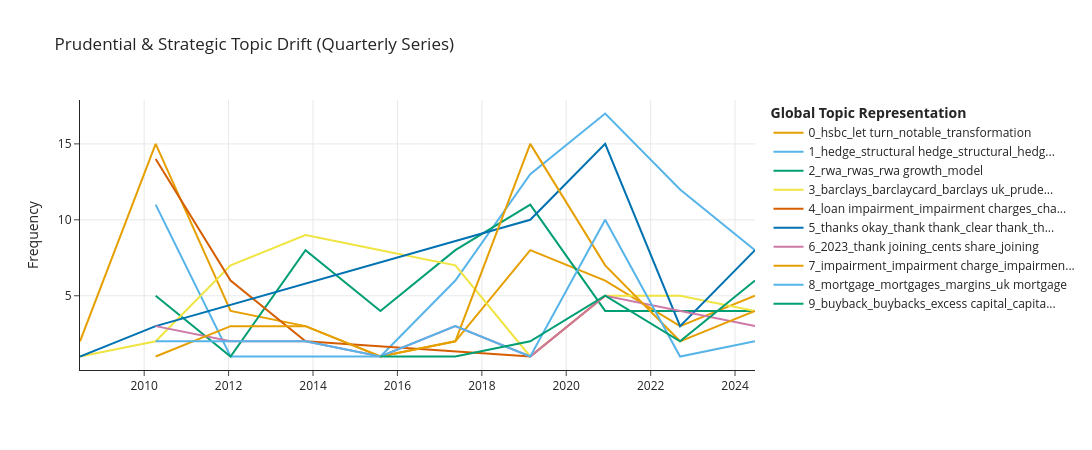

Notebook cell for this chart:
### Markdown cell above
### Stage 2.4 — Temporal Topic Drift Analysis

### Code cell
## @title 2.4 Temporal Topic Drift Analysis 
section_header('Stage 2.4 — Temporal Topic Drift', 'Tracking prudential and strategic focus shifts across core quarterly periods')

import re
import pandas as pd
import seaborn as sns
import matplotlib.pyplot as plt

# 1. Filter out 'annual' and 'interim' rows to isolate standard quarterly periods
quarter_mask = ~df_turns['quarter'].astype(str).str.contains('annual|interim', case=False, na=False)
df_quarterly = df_turns[quarter_mask].copy()

# 2. Extract texts, timestamps, AND matching topic IDs for the filtered subset
docs_q = df_quarterly['text'].astype(str).tolist()
timestamps_q = df_quarterly['quarter'].tolist()
topics_q = df_quarterly['bertopic_id'].tolist()

# 3. Compute dynamic topics over time for quarterly data
topics_over_time = topic_model.topics_over_time(
    docs=docs_q,
    timestamps=timestamps_q,
    topics=topics_q,
    nr_bins=10
)

# 4. Interactive Plotly Line Chart — Topic Volume Evolution
fig_tot = topic_model.visualize_topics_over_time(
    topics_over_time, 
    top_n_topics=10
)
fig_tot.update_layout(title="Prudential & Strategic Topic Drift (Quarterly Series)")
fig_tot.show()

# 5. Identify Top 10 Topics by turn frequency (excluding unassigned outliers)
TOP_N_TOPICS = 10

top_topic_names = (
    df_quarterly[df_quarterly['bertopic_name'] != 'Outlier / Unassigned']['bertopic_name']
    .value_counts()
    .head(TOP_N_TOPICS)
    .index
    .tolist()
)

# Filter dataframe to top topics
df_top_quarterly = df_quarterly[df_quarterly['bertopic_name'].isin(top_topic_names)]

# Create Cross-Tabulation Matrix
topic_quarter_ct = pd.crosstab(
    df_top_quarterly['quarter'], 
    df_top_quarterly['bertopic_name'], 
    normalize='index'
)

# 6. Render Minimalist Clean Heatmap (No cell text overlays)
plt.figure(figsize=(14, 8))
ax = sns.heatmap(
    topic_quarter_ct, 
    cmap="YlGnBu", 
    annot=False,         # Turned off completely to prevent text clutter
    linewidths=0.5,      # Clean separation lines between cells
    cbar_kws={'label': 'Quarterly Share of Turns'}
)

plt.title(f"Top {TOP_N_TOPICS} Prudential Topic Share Matrix (Quarterly Periods Only)", fontsize=13, fontweight='bold', pad=15)
plt.xlabel("BERTopic Mapped Category", fontsize=11, fontweight='bold')
plt.ylabel("Quarter", fontsize=11, fontweight='bold')
plt.xticks(rotation=35, ha='right', fontsize=10)
plt.yticks(rotation=0, fontsize=9)
plt.tight_layout()
plt.show()

# KPI Diagnostic Display
kpi_row([
    ('Filtered Periods', str(df_quarterly['quarter'].nunique()), 'quarterly entries retained'),
    ('Filtered Out', str(df_turns['quarter'].nunique() - df_quarterly['quarter'].nunique()), 'annual/interim periods removed'),
    ('Top Topics Tracked', str(len(top_topic_names)), f'top {TOP_N_TOPICS} categories')
])

### Figure 1 — Plotly figure (JSON) as saved in the notebook; plotly's stock layout.template omitted (floating-point values rounded to 4 significant figures)
{"data": [{"hoverinfo": "text", "hovertext": ["<b>Topic 0</b><br>Words: mg, value gain, maughan mg, mg global, coming hsbc", "<b>Topic 0</b><br>Words: plc quarter, statement transcript, interim management, statement, quarter 2010", "<b>Topic 0</b><br>Words: favorable, goodwill relating, following write, grow hsbc, finding probably", "<b>Topic 0</b><br>Words: june presentation, june share, hsbc umbrella, ll june, start work", "<b>Topic 0</b><br>Words: global cross, kong adjusted, model generated, hsbc quarter, credit europe", "<b>Topic 0</b><br>Words: cent, investing future, profit tax, cent year, year quarter", "<b>Topic 0</b><br>Words: broad strategic, applications, business responded, currently undertaking, current crisis", "<b>Topic 0</b><br>Words: mexico, canada, digit revenue, rationale, considering alternative", "<b>Topic 0</b><br>Words: successor, past years, intensive leadership, couple good, orderly transition", "<b>Topic 0</b><br>Words: let turn, notable, notable items, excluding notable, annualised rote"], "marker": {"color": "#E69F00"}, "mode": "lines", "name": "0_hsbc_let turn_notable_transformation", "type": "scatter", "x": ["2008-06-24T12:24:28.800000000", "2010-04-10T07:12:00.000000000", "2012-01-18T14:24:00.000000000", "2013-10-27T21:36:00.000000000", "2015-08-07T04:48:00.000000000", "2017-05-16T12:00:00.000000000", "2019-02-23T19:12:00.000000000", "2020-12-03T02:24:00.000000000", "2022-09-12T09:36:00.000000000", "2024-06-21T16:48:00.000000000"], "y": [2, 15, 4, 3, 1, 2, 8, 6, 3, 5]}, {"hoverinfo": "text", "hovertext": ["<b>Topic 1</b><br>Words: 559, 559 million, hedges, answer chris, 711 million", "<b>Topic 1</b><br>Words: comp ratio, having bonus, hedge revenues, reflection just, reduction comp", "<b>Topic 1</b><br>Words: contribution net, hedge roll, won precise, hedge, precise number", "<b>Topic 1</b><br>Words: hedge accounting, head office, 100 200m, paypal, hedge", "<b>Topic 1</b><br>Words: gilt gains, hedge, accounting effects, gilt, hedge accounting", "<b>Topic 1</b><br>Words: hedge, structural hedge, nim guidance, hedge income, base rate", "<b>Topic 1</b><br>Words: hedge, structural hedge, 21 basis, tnav, yield", "<b>Topic 1</b><br>Words: hedge, structural hedge, momentum structural, nii growth, notional"], "marker": {"color": "#56B4E9"}, "mode": "lines", "name": "1_hedge_structural hedge_structural_hedg...", "type": "scatter", "x": ["2010-04-10T07:12:00.000000000", "2012-01-18T14:24:00.000000000", "2015-08-07T04:48:00.000000000", "2017-05-16T12:00:00.000000000", "2019-02-23T19:12:00.000000000", "2020-12-03T02:24:00.000000000", "2022-09-12T09:36:00.000000000", "2024-06-21T16:48:00.000000000"], "y": [11, 1, 1, 6, 13, 17, 12, 8]}, {"hoverinfo": "text", "hovertext": ["<b>Topic 2</b><br>Words: rwa weighting, 1250, helix, big announcement, fully consolidating", "<b>Topic 2</b><br>Words: pretty flat, trade transaction, just results, volume sequentially, rwas related", "<b>Topic 2</b><br>Words: rwas, spike, claims, thursday, rwa", "<b>Topic 2</b><br>Words: book size, book quality, 300bn, matched currency, post brexit", "<b>Topic 2</b><br>Words: rwa mitigation, rwas, rwa, mitigation, significant rwa", "<b>Topic 2</b><br>Words: rwas, rwa, procyclicality, 100 billion, equivalence", "<b>Topic 2</b><br>Words: estate prices, gross saves, rwas just, rwas, question rwas", "<b>Topic 2</b><br>Words: downgrade, rwa growth, asset quality, outlook rwa, significant tick", "<b>Topic 2</b><br>Words: risk rwas, rwa developments, developments q2, rwas, nervousness"], "marker": {"color": "#009E73"}, "mode": "lines", "name": "2_rwa_rwas_rwa growth_model", "type": "scatter", "x": ["2010-04-10T07:12:00.000000000", "2012-01-18T14:24:00.000000000", "2013-10-27T21:36:00.000000000", "2015-08-07T04:48:00.000000000", "2017-05-16T12:00:00.000000000", "2019-02-23T19:12:00.000000000", "2020-12-03T02:24:00.000000000", "2022-09-12T09:36:00.000000000", "2024-06-21T16:48:00.000000000"], "y": [5, 1, 8, 4, 8, 11, 4, 4, 4]}, {"hoverinfo": "text", "hovertext": ["<b>Topic 3</b><br>Words: limited analyst, securities limited, treasury assets, maughan mf, mf", "<b>Topic 3</b><br>Words: barclaycard, rich jerry, christmas, risk adjusted, jerry", "<b>Topic 3</b><br>Words: icb, icb think, geographic split, bully, bully bank", "<b>Topic 3</b><br>Words: barclaycard, prudential regulation, thhe, prudential, annd", "<b>Topic 3</b><br>Words: balance transfer, transfer, barclays, barclays uk, requirement ring", "<b>Topic 3</b><br>Words: barclays, half half, electronic trading, market share, electronic", "<b>Topic 3</b><br>Words: gradual recovery, gradual, market expectations, double industry, finance captured", "<b>Topic 3</b><br>Words: cadence expect, related question, cadence, redemptions, performance think", "<b>Topic 3</b><br>Words: barclays, uk merchant, barclays uk, disciplined way, rote hurdle", "<b>Topic 3</b><br>Words: non ifrs, ifrs performance, performance measures, applicable, nancial"], "marker": {"color": "#F0E442"}, "mode": "lines", "name": "3_barclays_barclaycard_barclays uk_prude...", "type": "scatter", "x": ["2008-06-24T12:24:28.800000000", "2010-04-10T07:12:00.000000000", "2012-01-18T14:24:00.000000000", "2013-10-27T21:36:00.000000000", "2015-08-07T04:48:00.000000000", "2017-05-16T12:00:00.000000000", "2019-02-23T19:12:00.000000000", "2020-12-03T02:24:00.000000000", "2022-09-12T09:36:00.000000000", "2024-06-21T16:48:00.000000000"], "y": [1, 2, 7, 9, 8, 7, 1, 5, 5, 4]}, {"hoverinfo": "text", "hovertext": ["<b>Topic 4</b><br>Words: loan impairment, impairment charges, impairment, quarter 2011, increase 700", "<b>Topic 4</b><br>Words: spain, impairment, rbb, impairment coverage, loan impairment", "<b>Topic 4</b><br>Words: spread expansion, latam net, provisions loans, additional provisions, guess globally", "<b>Topic 4</b><br>Words: unusual obviously, obviously acquiring, stands particularly, volumes dramatically, specific chargebacks", "<b>Topic 4</b><br>Words: quarter 2020, low rates, net release, impact low, based quarter"], "marker": {"color": "#D55E00"}, "mode": "lines", "name": "4_loan impairment_impairment charges_cha...", "type": "scatter", "x": ["2010-04-10T07:12:00.000000000", "2012-01-18T14:24:00.000000000", "2013-10-27T21:36:00.000000000", "2019-02-23T19:12:00.000000000", "2020-12-03T02:24:00.000000000"], "y": [14, 6, 2, 1, 5]}, {"hoverinfo": "text", "hovertext": ["<b>Topic 5</b><br>Words: thank operator, operator, thank, thanks okay, thank thank", "<b>Topic 5</b><br>Words: probably 85, clear community, 85 thank, community actually, okay clear", "<b>Topic 5</b><br>Words: thanks okay, understood clear, yeah okay, thank cheers, course fair", "<b>Topic 5</b><br>Words: clear thank, thank got, thank clear, got thank, thank thank", "<b>Topic 5</b><br>Words: understood thank, thank okay, understood, okay thanks, okay thank", "<b>Topic 5</b><br>Words: lot anna, perfect kian, andy thank, kian thank, thank ed"], "marker": {"color": "#0072B2"}, "mode": "lines", "name": "5_thanks okay_thank thank_clear thank_th...", "type": "scatter", "x": ["2008-06-24T12:24:28.800000000", "2010-04-10T07:12:00.000000000", "2019-02-23T19:12:00.000000000", "2020-12-03T02:24:00.000000000", "2022-09-12T09:36:00.000000000", "2024-06-21T16:48:00.000000000"], "y": [1, 3, 10, 15, 3, 8]}, {"hoverinfo": "text", "hovertext": ["<b>Topic 6</b><br>Words: pre budget, expectations affecting, declining repo, thanks revenue, report year", "<b>Topic 6</b><br>Words: consequently continue, operate closing, environment operate, run results, mixed consequently", "<b>Topic 6</b><br>Words: analysts investors, lgd came, starting analysts, morning welcome, fig", "<b>Topic 6</b><br>Words: implementation half, llgive afuller, ll nowhand, gointoq, llgive", "<b>Topic 6</b><br>Words: welcome quarter, kong welcome, intention achieving, iain run, iain rest", "<b>Topic 6</b><br>Words: year disclosures, specific disclosures, sector specific, terms sector, details point", "<b>Topic 6</b><br>Words: transformation plans, support given, february remain, new role, thank joining", "<b>Topic 6</b><br>Words: planned sale, operations france, year quarter, expect 2023, cents share", "<b>Topic 6</b><br>Words: slowdown global, trade policy, deliver targets, slowdown, ability deliver"], "marker": {"color": "#CC79A7"}, "mode": "lines", "name": "6_2023_thank joining_cents share_joining", "type": "scatter", "x": ["2010-04-10T07:12:00.000000000", "2012-01-18T14:24:00.000000000", "2013-10-27T21:36:00.000000000", "2015-08-07T04:48:00.000000000", "2017-05-16T12:00:00.000000000", "2019-02-23T19:12:00.000000000", "2020-12-03T02:24:00.000000000", "2022-09-12T09:36:00.000000000", "2024-06-21T16:48:00.000000000"], "y": [3, 2, 2, 1, 3, 1, 5, 4, 3]}, {"hoverinfo": "text", "hovertext": ["<b>Topic 7</b><br>Words: backs assuming, yeah hi, impairments included, mover lot, guidance protium", "<b>Topic 7</b><br>Words: basel robustly, kind bit, impairments picked, broader colour, sustain going", "<b>Topic 7</b><br>Words: minimum level, performance bocom, minimum, bocom, 12 thought", "<b>Topic 7</b><br>Words: maybe update, know obviously, 12quarters, 11basis points, time sort", "<b>Topic 7</b><br>Words: 145m, at1, trade tariffs, second really, want guide", "<b>Topic 7</b><br>Words: impairment, models, impairment charge, forecasts, economic forecasts", "<b>Topic 7</b><br>Words: impairment run, unemployment, models, marks, transient", "<b>Topic 7</b><br>Words: german, german cards, reassess q4, cards italian, mortgages announced", "<b>Topic 7</b><br>Words: fraud case, kind curious, curious, scenarios thank, cases number"], "marker": {"color": "#E69F00"}, "mode": "lines", "name": "7_impairment_impairment charge_impairmen...", "type": "scatter", "x": ["2010-04-10T07:12:00.000000000", "2012-01-18T14:24:00.000000000", "2013-10-27T21:36:00.000000000", "2015-08-07T04:48:00.000000000", "2017-05-16T12:00:00.000000000", "2019-02-23T19:12:00.000000000", "2020-12-03T02:24:00.000000000", "2022-09-12T09:36:00.000000000", "2024-06-21T16:48:00.000000000"], "y": [1, 3, 3, 1, 2, 15, 7, 2, 4]}, {"hoverinfo": "text", "hovertext": ["<b>Topic 8</b><br>Words: disclosed information, exposures governments, exposures managing, exposures little, largely ll", "<b>Topic 8</b><br>Words: properties possession, possession, properties, contribution structural, million reduced", "<b>Topic 8</b><br>Words: uk margins, swap exposures, default swap, credit default, marked market", "<b>Topic 8</b><br>Words: svr, immune spread, 11 attenuating, spreads slide, sorry peter", "<b>Topic 8</b><br>Words: mortgage, risk weight, stock share, uk mortgage, good loan", "<b>Topic 8</b><br>Words: term outlook, outlook mortgage, going tailwinds, predict driven, outlook swap", "<b>Topic 8</b><br>Words: unsecured balances, mortgage, building blocks, mortgage rates, blocks", "<b>Topic 8</b><br>Words: 1bn revenues, market pricing, question quantum, sense right, pricing looks", "<b>Topic 8</b><br>Words: custody charges, direct investing, quarter mortgages, custody, products relatively"], "marker": {"color": "#56B4E9"}, "mode": "lines", "name": "8_mortgage_mortgages_margins_uk mortgage", "type": "scatter", "x": ["2010-04-10T07:12:00.000000000", "2012-01-18T14:24:00.000000000", "2013-10-27T21:36:00.000000000", "2015-08-07T04:48:00.000000000", "2017-05-16T12:00:00.000000000", "2019-02-23T19:12:00.000000000", "2020-12-03T02:24:00.000000000", "2022-09-12T09:36:00.000000000", "2024-06-21T16:48:00.000000000"], "y": [2, 2, 2, 1, 3, 1, 10, 1, 2]}, {"hoverinfo": "text", "hovertext": ["<b>Topic 9</b><br>Words: targeting update, tier business, backs roll, process core, update process", "<b>Topic 9</b><br>Words: yes accounting, apple recent, justice tangible, like option, flagged apple", "<b>Topic 9</b><br>Words: excess capital, returning excess, capital shareholders, buy backs, increase return", "<b>Topic 9</b><br>Words: accumulate, ve accumulated, future wealth, continuing accumulate, wealth continuing", "<b>Topic 9</b><br>Words: achieve billion, easiest environment, discussing expect, environment q1, managed achieve", "<b>Topic 9</b><br>Words: csm, csm balance, buyback, cet1, buybacks"], "marker": {"color": "#009E73"}, "mode": "lines", "name": "9_buyback_buybacks_excess capital_capita...", "type": "scatter", "x": ["2015-08-07T04:48:00.000000000", "2017-05-16T12:00:00.000000000", "2019-02-23T19:12:00.000000000", "2020-12-03T02:24:00.000000000", "2022-09-12T09:36:00.000000000", "2024-06-21T16:48:00.000000000"], "y": [1, 1, 2, 5, 2, 6]}], "layout": {"height": 450, "hoverlabel": {"bgcolor": "white", "font": {"family": "Rockwell", "size": 16}}, "legend": {"title": {"text": "<b>Global Topic Representation"}}, "title": {"text": "Prudential & Strategic Topic Drift (Quarterly Series)"}, "width": 1250, "xaxis": {"showgrid": true}, "yaxis": {"showgrid": true, "title": {"text": "Frequency"}}}}
